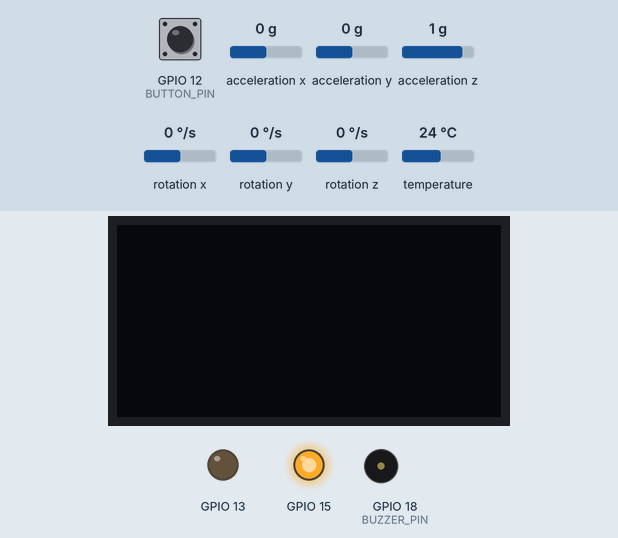
Recording of a program running on a simulated ESP32-S3. On the bench: 128×64 one-colour display, output pins drawn as LEDs (lit = HIGH), buzzer (waves = sounding, pin HIGH). The test bench sets the inputs (shaded band); at power-on: GPIO 12 (BUTTON_PIN) HIGH, acceleration x 0 g, acceleration z 1 g, acceleration y 0 g, rotation x 0 °/s, rotation y 0 °/s, rotation z 0 °/s, temperature 24 °C. The OLED is the two-colour kind (top 16 rows yellow); WiFi joins after 1.5 s; servers stay silent unless stated; network time is answered at once with the bench clock; the local clock reads 2024-03-15 10:24:30 at power-on unless the program sets it; what the program prints to the serial monitor is not drawn.

Above: at 2.7 s.
2.8 s: GPIO 12 (BUTTON_PIN) pulled LOW for 0.15 s
At 3.7 s:
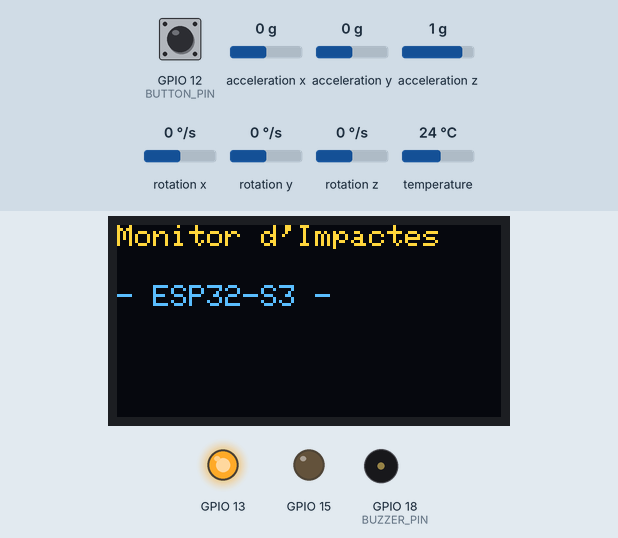
4.4 s: acceleration x set to -0.4 g
5.9 s: acceleration x set to -0.7 g
At 7.4 s:
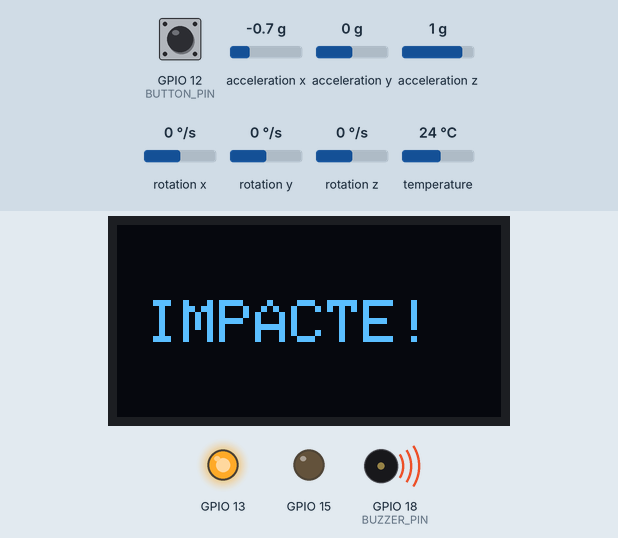
7.9 s: acceleration z set to 0.8 g
9.4 s: GPIO 12 (BUTTON_PIN) pulled LOW for 1 s
At 10.0 s:
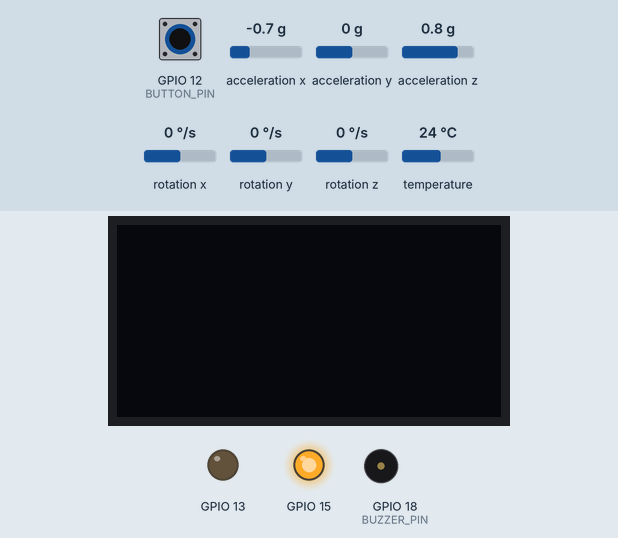
11.9 s: GPIO 12 (BUTTON_PIN) pulled LOW for 0.15 s
At 12.3 s:
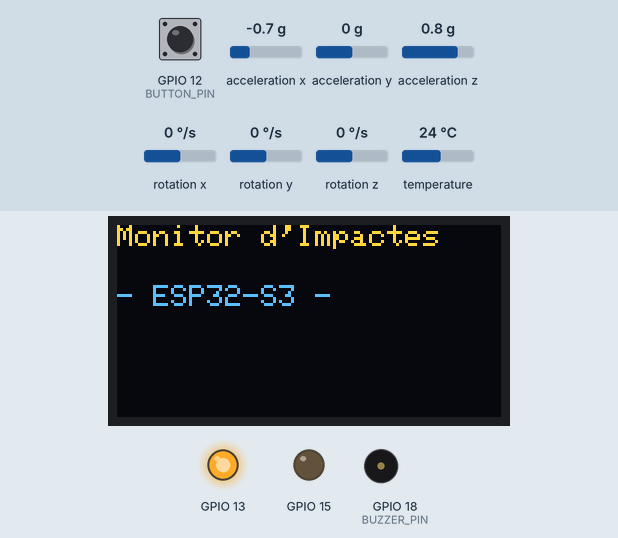
Timing chart, 0 to 14.5 s (numbered marks = the images above; inputs shaded):
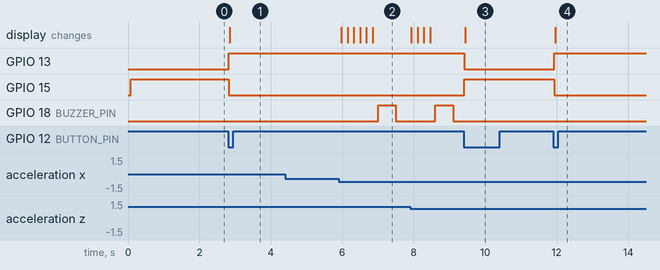

Measured:
- the behaviour switches between -0.5 and -0.6 g on acceleration x (found by bisection; images 1 and 2)
- after the input at 2.8 s, GPIO 13: LOW → HIGH at once; GPIO 15: HIGH → LOW at once; the display: changes at once (image 1)
- after the input at 4.4 s, every drawn part: stays the same
- after the input at 5.9 s, GPIO 18 (BUZZER_PIN): LOW → HIGH after 1.1 s, → LOW 0.50 s later; the display: first changes after 0.07 s (image 2 shows a later state)
- after the input at 9.4 s, GPIO 13: HIGH → LOW at once; GPIO 15: LOW → HIGH at once; the display: changes at once (image 3)
- after the input at 11.9 s, GPIO 13: LOW → HIGH at once; GPIO 15: HIGH → LOW at once; the display: changes after 0.06 s (image 4)

The program:

main.cpp
```cpp
// --- main.cpp ---
#include <Arduino.h>
#include <Wire.h>
#include "Boto.h"
#include "PantallaOLED.h"
#include "Led.h"
#include "ServidorWeb.h"
#include "Accelerometre.h"
#include "Buzzer.h"
#include <NTPClient.h>
#include <WiFiUdp.h>
#include <ESP_Mail_Client.h>

#define OLED_SDA 4
#define OLED_SCL 5
#define BUTTON_PIN 12
#define LED_VERD 13
#define LED_VERMELL 15
#define BUZZER_PIN 18

// ✅ Dades de correu configurades per tu
#define SMTP_HOST "smtp.gmail.com"
#define SMTP_PORT 465
#define EMAIL_SENDER "bielbt2005@gmail.com"
#define EMAIL_PASSWORD "totzheqooxbdltpr"
#define EMAIL_RECIPIENT "biel.batet@estudiantat.upc.edu"

const float UMBRAL_IMPACTE_ALT = 10;

Boto boto(BUTTON_PIN);
PantallaOLED pantalla(128, 64, OLED_SDA, OLED_SCL);
Led ledVerd(LED_VERD);
Led ledVermell(LED_VERMELL);
Buzzer buzzer(BUZZER_PIN);
ServidorWeb servidor;
Accelerometre accelerometre(1.5);

WiFiUDP ntpUDP;
NTPClient timeClient(ntpUDP, "pool.ntp.org", 7200, 60000);

unsigned long tempsUltimImpacte = 0;
const unsigned long DURADA_MISSATGE = 2000;
unsigned long ignorarImpactesFins = 0;
bool mostrantImpacte = false;
bool ledVerdEstat = false;
bool ledVermellEstat = true;

ESP_Mail_Session mailSession;
SMTP_Message message;
SMTPSession smtp;

void enviarCorreu(float intensitat, String hora) {
    smtp.debug(1);

    mailSession.server.host_name = SMTP_HOST;
    mailSession.server.port = SMTP_PORT;
    mailSession.login.email = EMAIL_SENDER;
    mailSession.login.password = EMAIL_PASSWORD;

    message.sender.name = "Sensor Impactes";
    message.sender.email = EMAIL_SENDER;
    message.subject = "‼️ ALERTA: Impacte fort detectat";

    String cos = "S'ha detectat un impacte de " + String(intensitat, 2) + " g a les " + hora;
    message.text.content = cos.c_str();
    message.text.charSet = "utf-8";
    message.addRecipient("Biel Batet", EMAIL_RECIPIENT);

    if (!smtp.connect(&mailSession)) {
        Serial.println("❌ Error de connexió SMTP");
        return;
    }

    if (!MailClient.sendMail(&smtp, &message)) {
        Serial.println("❌ Error enviant correu.");
    } else {
        Serial.println("✅ Correu enviat!");
    }

    message.clear();
}

void setup() {
    Serial.begin(115200);
    Wire.begin(OLED_SDA, OLED_SCL);

    boto.init();
    pantalla.init();
    ledVerd.init();
    ledVermell.init();
    buzzer.init();

    pantalla.setActivada(false);
    pantalla.mostrarText();
    ledVerd.apagar();
    ledVermell.encendre();

    servidor.begin();
    timeClient.begin();

    if (!accelerometre.init()) {
        Serial.println("Sistema en marxa!");
    }

    servidor.setLedVerd(ledVerdEstat);
    servidor.setLedVermell(ledVermellEstat);
    servidor.setPantalla(false);
}

void loop() {
    servidor.loop();
    timeClient.update();

    bool nouEstatLedVerd = servidor.getLedVerd();
    bool nouEstatLedVermell = servidor.getLedVermell();
    bool nouEstatPantalla = servidor.getPantalla();
    bool nouEstatBuzzer = servidor.getBuzzer();

    if (nouEstatLedVerd != ledVerdEstat) {
        nouEstatLedVerd ? ledVerd.encendre() : ledVerd.apagar();
        ledVerdEstat = nouEstatLedVerd;
    }

    if (nouEstatLedVermell != ledVermellEstat) {
        nouEstatLedVermell ? ledVermell.encendre() : ledVermell.apagar();
        ledVermellEstat = nouEstatLedVermell;
    }

    if (nouEstatPantalla != pantalla.estaActivada()) {
        pantalla.setActivada(nouEstatPantalla);
        pantalla.mostrarText();
        ignorarImpactesFins = millis() + 1000;
    }

    if (nouEstatBuzzer) {
        buzzer.sonar(150);
        delay(100);
        buzzer.sonar(150);
        servidor.setBuzzer(false);
    }

    servidor.setLedVerd(ledVerdEstat);
    servidor.setLedVermell(ledVermellEstat);
    servidor.setPantalla(pantalla.estaActivada());

    if (boto.sHaPremut()) {
        bool nouEstat = !pantalla.estaActivada();
        pantalla.setActivada(nouEstat);

        if (nouEstat) {
            ledVerd.encendre();
            ledVermell.apagar();
            ledVerdEstat = true;
            ledVermellEstat = false;
        } else {
            ledVerd.apagar();
            ledVermell.encendre();
            ledVerdEstat = false;
            ledVermellEstat = true;
        }

        pantalla.mostrarText();
        ignorarImpactesFins = millis() + 1000;

        servidor.setLedVerd(ledVerdEstat);
        servidor.setLedVermell(ledVermellEstat);
        servidor.setPantalla(pantalla.estaActivada());

        Serial.print("Pantalla ");
        Serial.println(nouEstat ? "ENCESA" : "APAGADA");
    }

    if (pantalla.estaActivada() && millis() > ignorarImpactesFins && accelerometre.hiHaImpacte()) {
        Serial.println("‼️ IMPACTE DETECTAT!");
        pantalla.animacioImpacte();
        buzzer.sonar(500);

        String horaActual = timeClient.getFormattedTime();
        float intensitat = accelerometre.getIntensitatImpacte();
        String impacte = horaActual + " - " + String(intensitat, 2) + " g";

        servidor.afegirImpacte(impacte);
        servidor.registrarImpacte(horaActual, intensitat);

        Serial.println("Impacte a les " + horaActual + " amb intensitat: " + String(intensitat, 2) + " g");

        if (intensitat > UMBRAL_IMPACTE_ALT) {
            enviarCorreu(intensitat, horaActual);
        }

        tempsUltimImpacte = millis();
        mostrantImpacte = true;
    }

    if (mostrantImpacte && millis() - tempsUltimImpacte > DURADA_MISSATGE) {
        pantalla.mostrarText();
        mostrantImpacte = false;
    }

    delay(50);
}
```

Accelerometre.h
```cpp
#ifndef ACCELEROMETRE_H
#define ACCELEROMETRE_H

#include <Adafruit_MPU6050.h>
#include <Adafruit_Sensor.h>
#include <Wire.h>

class Accelerometre {
private:
    Adafruit_MPU6050 mpu;
    float llindarImpacte;
    bool impacteDetectat;
    float ultimaIntensitat;

public:
    Accelerometre(float llindar);
    bool init();
    bool hiHaImpacte();
    float getIntensitatImpacte();
};

#endif
```

Boto.h
```cpp
#ifndef BOTO_H
#define BOTO_H

class Boto {
private:
    int pin;
    bool estatAnterior;

public:
    Boto(int pin);
    void init();
    bool sHaPremut();
};

#endif
```

Buzzer.h
```cpp
// Buzzer.h
#ifndef BUZZER_H
#define BUZZER_H

#include <Arduino.h>

class Buzzer {
private:
    int pin;

public:
    Buzzer(int pin);
    void init();
    void sonar(unsigned int durada = 500); // durada en mil·lisegons
};

#endif
```

Led.h
```cpp
#ifndef LED_H
#define LED_H

class Led {
private:
    int pin;

public:
    Led(int pin);
    void init();
    void encendre();
    void apagar();
};

#endif
```

PantallaOLED.h
```cpp
#ifndef PANTALLAOLED_H
#define PANTALLAOLED_H

#include <Adafruit_GFX.h>
#include <Adafruit_SSD1306.h>
#include <Wire.h>

class PantallaOLED {
private:
    Adafruit_SSD1306 display;
    bool activada;

public:
    PantallaOLED(uint8_t amplada, uint8_t alcada, int8_t sda, int8_t scl);

    void init();
    void mostrarText();
    void mostrarMissatge(const String& missatge);
    void setActivada(bool estat);
    bool estaActivada();

    void animacioImpacte();  // ✅ Nou mètode per animació
};

#endif
```

ServidorWeb.h
```cpp
#ifndef SERVIDORWEB_H
#define SERVIDORWEB_H

#include <WiFi.h>
#include <WebServer.h>

class ServidorWeb {
private:
    const char* ssid = "iPhone";
    const char* password = "batet2005";

    WebServer server;

    bool ledVerdEstat = false;
    bool ledVermellEstat = true;
    bool pantallaEstat = false;
    bool buzzerEstat = false;

    // Per la taula d’impactes
    String impactes[20];
    int impactesCount = 0;

    // Per la gràfica d’impactes
    String historicsJSON[100];
    int historicsCount = 0;

    void handleRoot();
    void handleNotFound();
    void handleToggleLedVerd();
    void handleToggleLedVermell();
    void handleTogglePantalla();
    void handleToggleBuzzer();
    void handleReiniciar();
    void handleEsborrar();
    void handleImpactesJSON();     // Gràfica
    void handleImpactesTaula();    // 🔁 Taula en temps real
    void handleToggleTots();       // Botó "Canviar tot"

    String generarHTML();

public:
    ServidorWeb();

    void begin();
    void loop();

    void setLedVerd(bool estat);
    void setLedVermell(bool estat);
    void setPantalla(bool estat);
    void setBuzzer(bool estat);

    bool getLedVerd();
    bool getLedVermell();
    bool getPantalla();
    bool getBuzzer();

    void afegirImpacte(String impacte);                // Per la taula
    void registrarImpacte(String hora, float intensitat); // Per la gràfica
};

#endif
```

Accelerometre.cpp
```cpp
#include "Accelerometre.h"

Accelerometre::Accelerometre(float llindar)
    : llindarImpacte(llindar), impacteDetectat(false), ultimaIntensitat(0) {}

bool Accelerometre::init() {
    if (!mpu.begin()) {
        return false;
    }
    mpu.setAccelerometerRange(MPU6050_RANGE_8_G);
    mpu.setFilterBandwidth(MPU6050_BAND_21_HZ);
    return true;
}

bool Accelerometre::hiHaImpacte() {
    sensors_event_t a, g, temp;
    mpu.getEvent(&a, &g, &temp);

    float magnitud = sqrt(a.acceleration.x * a.acceleration.x +
                          a.acceleration.y * a.acceleration.y +
                          a.acceleration.z * a.acceleration.z);

    float delta = abs(magnitud - 9.81);  // comparat amb gravetat terrestre

    if (delta >= llindarImpacte) {
        impacteDetectat = true;
        ultimaIntensitat = delta;
        return true;
    } else {
        impacteDetectat = false;
        return false;
    }
}

float Accelerometre::getIntensitatImpacte() {
    return ultimaIntensitat;
}
```

Boto.cpp
```cpp
#include "Boto.h"
#include <Arduino.h>

Boto::Boto(int pin) : pin(pin), estatAnterior(false) {}

void Boto::init() {
    pinMode(pin, INPUT_PULLUP);
}

bool Boto::sHaPremut() {
    bool estatActual = digitalRead(pin) == LOW;
    bool premut = !estatAnterior && estatActual;
    estatAnterior = estatActual;
    return premut;
}
```

Buzzer.cpp
```cpp
#include "Buzzer.h"

Buzzer::Buzzer(int pin) {
    this->pin = pin;
}

void Buzzer::init() {
    pinMode(pin, OUTPUT);
    digitalWrite(pin, LOW);
}

void Buzzer::sonar(unsigned int durada) {
    digitalWrite(pin, HIGH);
    delay(durada);
    digitalWrite(pin, LOW);
}
```

Led.cpp
```cpp
#include "Led.h"
#include <Arduino.h>

Led::Led(int pin) : pin(pin) {}

void Led::init() {
    pinMode(pin, OUTPUT);
    apagar();
}

void Led::encendre() {
    digitalWrite(pin, HIGH);
}

void Led::apagar() {
    digitalWrite(pin, LOW);
}
```

PantallaOLED.cpp
```cpp
#include "PantallaOLED.h"

PantallaOLED::PantallaOLED(uint8_t amplada, uint8_t alcada, int8_t sda, int8_t scl)
    : display(amplada, alcada, &Wire, -1), activada(false) {}

void PantallaOLED::init() {
    if (!display.begin(SSD1306_SWITCHCAPVCC, 0x3C)) {
        Serial.println(F("No s'ha trobat la pantalla OLED!"));
        return;
    }
    display.clearDisplay();
    display.display();
}

void PantallaOLED::mostrarText() {
    if (!activada) {
        display.clearDisplay();
        display.display();
        return;
    }

    display.clearDisplay();
    display.setTextSize(1);
    display.setTextColor(WHITE);
    display.setCursor(0, 0);
    display.println("Monitor d'Impactes");
    display.setCursor(0, 20);
    display.println("- ESP32-S3 -");
    display.display();
}

void PantallaOLED::mostrarMissatge(const String& missatge) {
    if (!activada) return;

    display.clearDisplay();
    display.setTextSize(1);
    display.setTextColor(WHITE);
    display.setCursor(0, 20);
    display.println(missatge);
    display.display();
}

void PantallaOLED::setActivada(bool estat) {
    activada = estat;
}

bool PantallaOLED::estaActivada() {
    return activada;
}

void PantallaOLED::animacioImpacte() {
    if (!activada) return;

    for (int i = 0; i < 3; i++) {
        display.clearDisplay();
        display.setTextColor(BLACK, WHITE); // negatiu
        display.setCursor(10, 25);
        display.setTextSize(2);
        display.print("IMPACTE!");
        display.display();
        delay(150);

        display.clearDisplay();
        display.setTextColor(WHITE);
        display.setCursor(10, 25);
        display.setTextSize(2);
        display.print("IMPACTE!");
        display.display();
        delay(150);
    }
}
```

Source omitted: ServidorWeb.cpp (7939 bytes)
